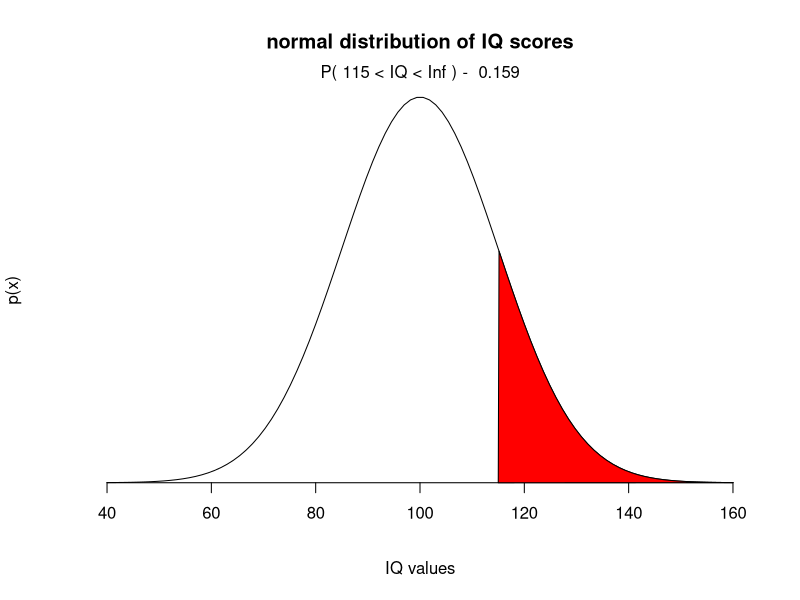

Write R code to recreate this figure.
# Graphing probability density functions

# example: plotting the normal distributions of childrens iq score. Mean of 100 and standard deviations of 15.

# What percentage of the children have an iq score greater than 115?

# define parameters
mean = 100
standev = 15

# define lower and upper bounds of region of interest
lower = 115
upper = Inf

# generate sequence of numbers and make normal distribution
x <- seq(-4, 4, length=100) * standev + mean
prob <- dnorm(x, mean, standev)

# make plot and add probability distribution and axis labels
plot(x, prob, type ="n",xlab = "IQ values", ylab="p(x)", main = "normal distribution of IQ scores",
     axes = FALSE)
lines(x,prob)
axis(1, at=seq(40, 160, 20), pos = 0)

# generate a polygon for region of interest

i <- x >= lower & x <= upper
polygon(c(lower, x[i], upper), c(0, prob[i],0), col = "red")

# calculate area under curve for region of interest and print results

area <- pnorm(upper, mean, standev) - pnorm(lower, mean, standev)
results <- paste("P(",lower, "< IQ <", upper, ") - ", signif(area, digits=3))
mtext(results,3)
